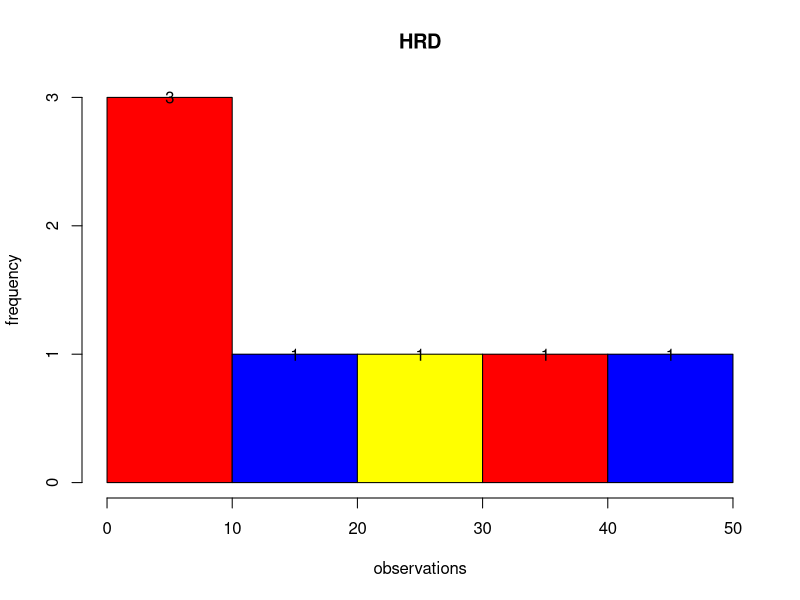
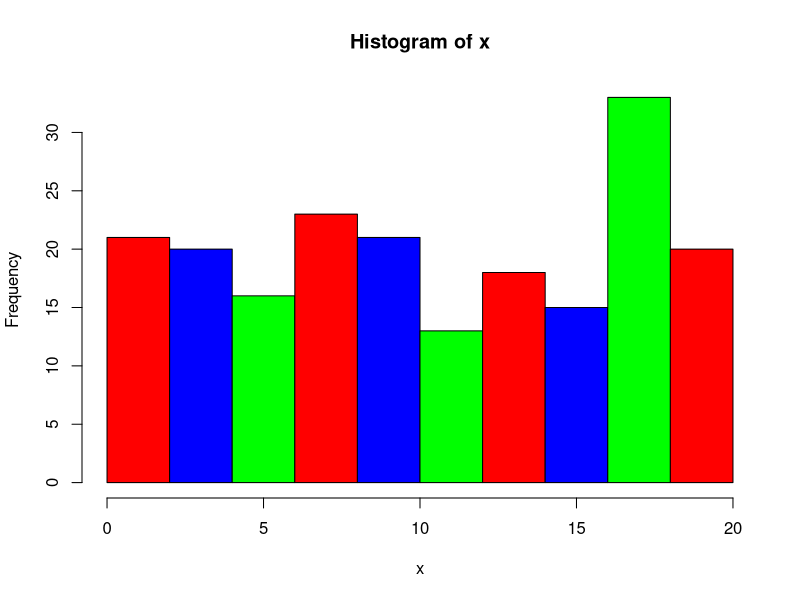
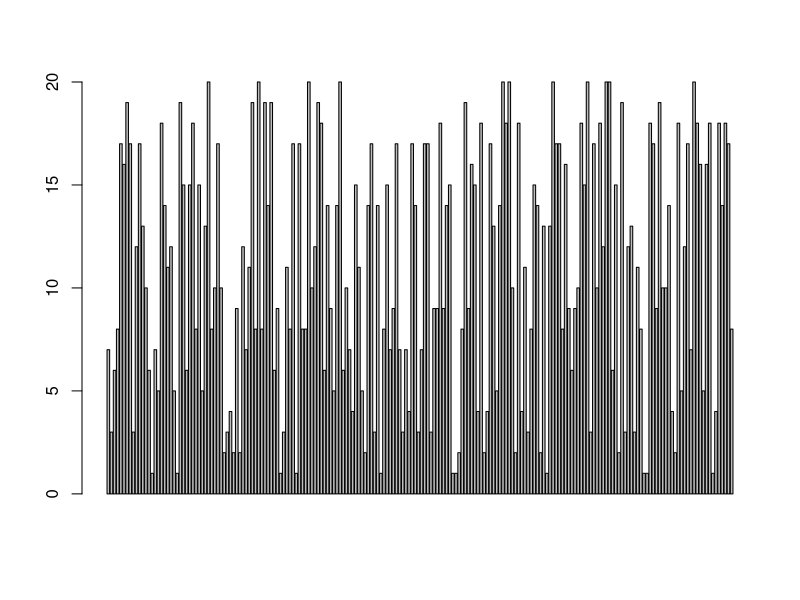
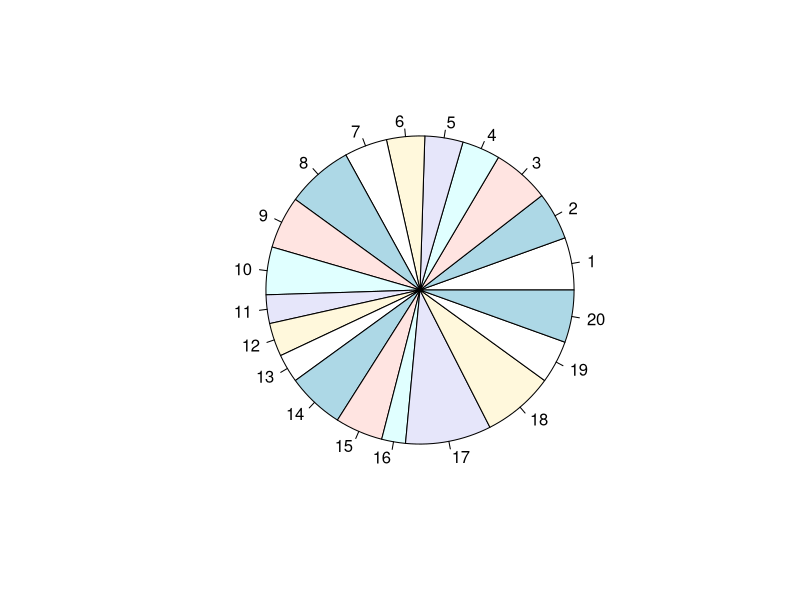
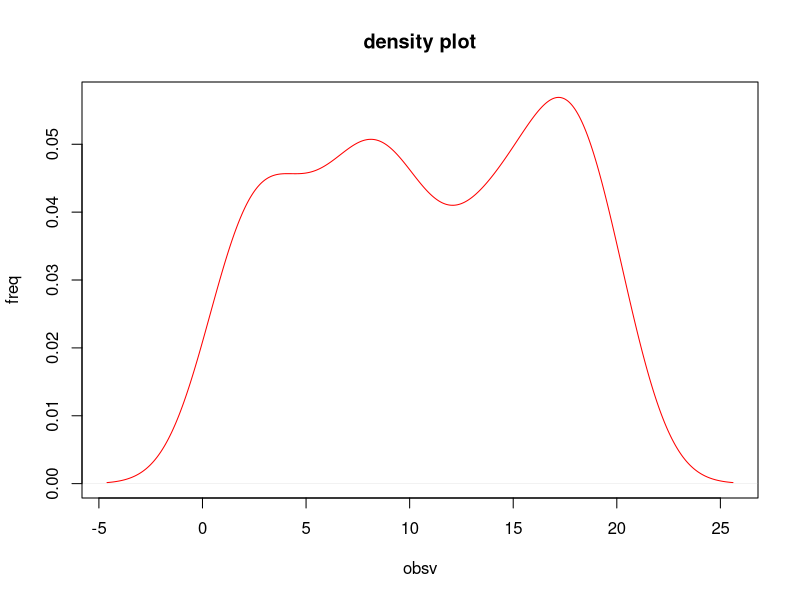

Reproduce these figures in R, in order.
#graphical represenation of histogram for raw data
x1=c(3, 5, 14, 26, 8, 35, 41)
print(x1)
h=hist(x1, main="HRD", xlab="observations", ylab="frequency", col=c("red", "blue", "yellow"))
print(h)

text(h$mids, h$counts, labels=h$counts)

#graphical represntaion of grouped data

x=c(7, 3, 6, 8, 17, 16, 19, 17, 3, 12, 17, 13, 10, 6, 1, 7, 5, 18, 14, 11, 12, 5, 1, 19, 15, 6, 15, 18, 8, 15, 5, 13, 20, 8, 10, 17, 10, 2, 3, 4, 2, 9, 2, 12, 7, 11, 19, 8, 20, 8, 19, 14, 19, 6, 9, 1, 3, 11, 8, 17, 1, 17, 8, 8, 20, 10, 12, 19, 18, 6, 14, 9, 5, 14, 20, 6, 10, 7, 4, 15, 11, 5, 2, 14, 17, 3, 14, 1, 8, 15, 7, 9, 17, 7, 3, 7, 4, 17, 14, 3, 7, 17, 17, 3, 9, 9, 18, 9, 14, 15, 1, 1, 2, 8, 19, 9, 16, 15, 4, 18, 2, 4, 17, 13, 5, 14, 20, 18, 20, 10, 2, 18, 4, 11, 3, 8, 15, 14, 2, 13, 1, 13, 20, 17, 17, 8, 16, 9, 6, 9, 10, 18, 15, 20, 3, 17, 10, 18, 12, 20, 20, 6, 15, 2, 19, 3, 12, 13, 3, 11, 8, 1, 1, 18, 17, 9, 19, 10, 10, 14, 4, 2, 18, 5, 12, 17, 7, 20, 18, 16, 5, 16, 18, 1, 4, 18, 14, 18, 17, 8)

length(x)
range(x)
bins=seq(1, 20, by=3)
CI=cut(x, bins, right=FALSE)
transform(table(CI))

h1=hist(x, col=c("red", "blue", "green"))

#barplot
x=c(7, 3, 6, 8, 17, 16, 19, 17, 3, 12, 17, 13, 10, 6, 1, 7, 5, 18, 14, 11, 12, 5, 1, 19, 15, 6, 15, 18, 8, 15, 5, 13, 20, 8, 10, 17, 10, 2, 3, 4, 2, 9, 2, 12, 7, 11, 19, 8, 20, 8, 19, 14, 19, 6, 9, 1, 3, 11, 8, 17, 1, 17, 8, 8, 20, 10, 12, 19, 18, 6, 14, 9, 5, 14, 20, 6, 10, 7, 4, 15, 11, 5, 2, 14, 17, 3, 14, 1, 8, 15, 7, 9, 17, 7, 3, 7, 4, 17, 14, 3, 7, 17, 17, 3, 9, 9, 18, 9, 14, 15, 1, 1, 2, 8, 19, 9, 16, 15, 4, 18, 2, 4, 17, 13, 5, 14, 20, 18, 20, 10, 2, 18, 4, 11, 3, 8, 15, 14, 2, 13, 1, 13, 20, 17, 17, 8, 16, 9, 6, 9, 10, 18, 15, 20, 3, 17, 10, 18, 12, 20, 20, 6, 15, 2, 19, 3, 12, 13, 3, 11, 8, 1, 1, 18, 17, 9, 19, 10, 10, 14, 4, 2, 18, 5, 12, 17, 7, 20, 18, 16, 5, 16, 18, 1, 4, 18, 14, 18, 17, 8)
b=barplot(x)


#piechart_2d
x=c(7, 3, 6, 8, 17, 16, 19, 17, 3, 12, 17, 13, 10, 6, 1, 7, 5, 18, 14, 11, 12, 5, 1, 19, 15, 6, 15, 18, 8, 15, 5, 13, 20, 8, 10, 17, 10, 2, 3, 4, 2, 9, 2, 12, 7, 11, 19, 8, 20, 8, 19, 14, 19, 6, 9, 1, 3, 11, 8, 17, 1, 17, 8, 8, 20, 10, 12, 19, 18, 6, 14, 9, 5, 14, 20, 6, 10, 7, 4, 15, 11, 5, 2, 14, 17, 3, 14, 1, 8, 15, 7, 9, 17, 7, 3, 7, 4, 17, 14, 3, 7, 17, 17, 3, 9, 9, 18, 9, 14, 15, 1, 1, 2, 8, 19, 9, 16, 15, 4, 18, 2, 4, 17, 13, 5, 14, 20, 18, 20, 10, 2, 18, 4, 11, 3, 8, 15, 14, 2, 13, 1, 13, 20, 17, 17, 8, 16, 9, 6, 9, 10, 18, 15, 20, 3, 17, 10, 18, 12, 20, 20, 6, 15, 2, 19, 3, 12, 13, 3, 11, 8, 1, 1, 18, 17, 9, 19, 10, 10, 14, 4, 2, 18, 5, 12, 17, 7, 20, 18, 16, 5, 16, 18, 1, 4, 18, 14, 18, 17, 8)

d=table(x)
print(d)
sum=sum(d)
print(sum)
length(x)
pie_per=round((d/sum)*100)
print(pie_per)
p=pie(d)
labels=c("S1", "S2", "S3", "S4", "S5")
paste(labels, pie_per)


#density plot

x=c(7, 3, 6, 8, 17, 16, 19, 17, 3, 12, 17, 13, 10, 6, 1, 7, 5, 18, 14, 11, 12, 5, 1, 19, 15, 6, 15, 18, 8, 15, 5, 13, 20, 8, 10, 17, 10, 2, 3, 4, 2, 9, 2, 12, 7, 11, 19, 8, 20, 8, 19, 14, 19, 6, 9, 1, 3, 11, 8, 17, 1, 17, 8, 8, 20, 10, 12, 19, 18, 6, 14, 9, 5, 14, 20, 6, 10, 7, 4, 15, 11, 5, 2, 14, 17, 3, 14, 1, 8, 15, 7, 9, 17, 7, 3, 7, 4, 17, 14, 3, 7, 17, 17, 3, 9, 9, 18, 9, 14, 15, 1, 1, 2, 8, 19, 9, 16, 15, 4, 18, 2, 4, 17, 13, 5, 14, 20, 18, 20, 10, 2, 18, 4, 11, 3, 8, 15, 14, 2, 13, 1, 13, 20, 17, 17, 8, 16, 9, 6, 9, 10, 18, 15, 20, 3, 17, 10, 18, 12, 20, 20, 6, 15, 2, 19, 3, 12, 13, 3, 11, 8, 1, 1, 18, 17, 9, 19, 10, 10, 14, 4, 2, 18, 5, 12, 17, 7, 20, 18, 16, 5, 16, 18, 1, 4, 18, 14, 18, 17, 8)

print(x)
range(x)

plot(density(x), main="density plot", xlab="obsv", ylab="freq", col=c("red"))






#